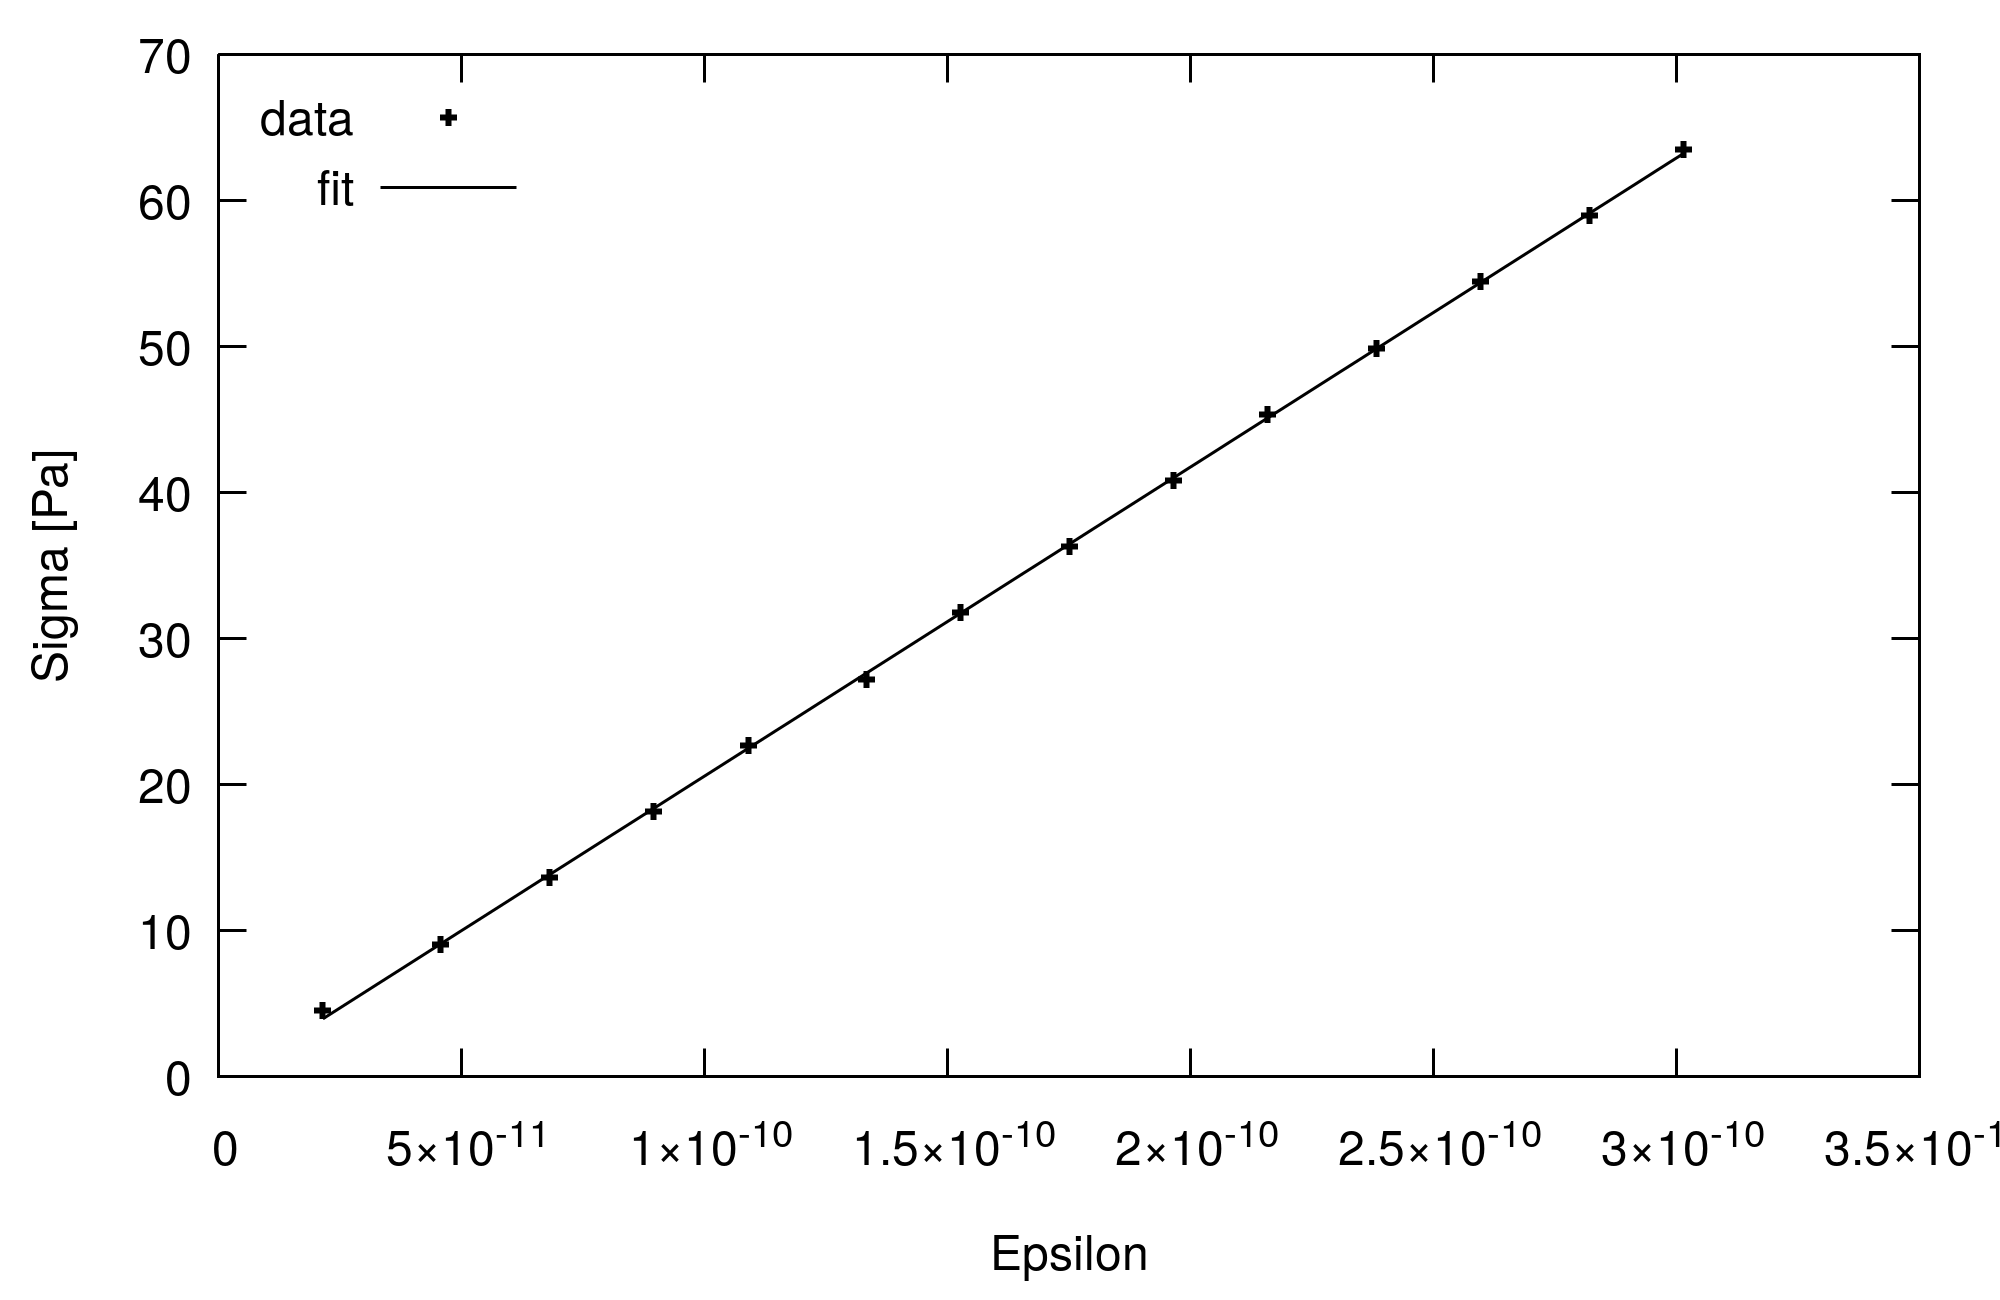

Here is the gnuplot script that generated this plot:
set terminal pngcairo enhanced size 2000,1300 font 'Helvetica,36'  
set encoding utf8

set xlabel 'Epsilon'
set ylabel 'Sigma [Pa]'

set border lw 3

set key left top

f(x) = a*x + b
a = 1e10
b = 1

set output "drat.png"
fit f(x) 'data_drat.txt' using 1:2 via a, b 
plot [:] [:] 'data_drat.txt' using 1:2 lw 17 lc rgb "black" title "data", f(x) lw 3 lc rgb "black" title "fit"

set output
